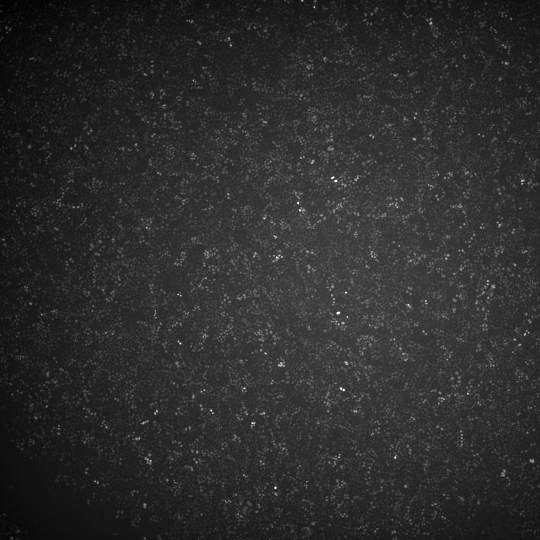
%> input picture 2015_Data/Wavelength1/wavelength 1 t00.tif, 540 x 540 px
$ octave Exe3_Main.m   (GNU Octave 9; MATLAB toolbox functions it lacks are replaced by stand-ins)
%> lines starting %> are read from the running program, lines starting %| are printed output that depends on the picture
%> further down, Original is the input picture: size 540x540 uint16; min 9075, max 65535, mean 19114
### 08-18-2015-ImageAnalysis/code/Exercise2/ImageStats.m
function [ MeanVal,MedianVal,StdVal ] = ImageStats( mImage )
%a function (in a new file) which calculatesthe mean,median,
% and standard deviation of an input image
% note: mean2 and std2 are specific for images
% we could also just slice entire image (see median)
    MeanVal = mean2(mImage);
%> MeanVal = 19114
    MedianVal = median(mImage(:));
%> MedianVal = 18964
    StdVal = std2(mImage);
%> StdVal = 2987.8
end

### 08-18-2015-ImageAnalysis/code/Exercise3/MyBgCorrect.m
function [ OriginalImage, BgCorrectedImage ] = MyBgCorrect( OriginalImage )
%Load in an image (see previous exercise)
%Background corrects the image, using either the mean or median
    % not using the median or standard deviayion
    [MeanV,~,~] = ImageStats(OriginalImage);
%> MeanV = 19114
    BgCorrectedImage = OriginalImage - MeanV;
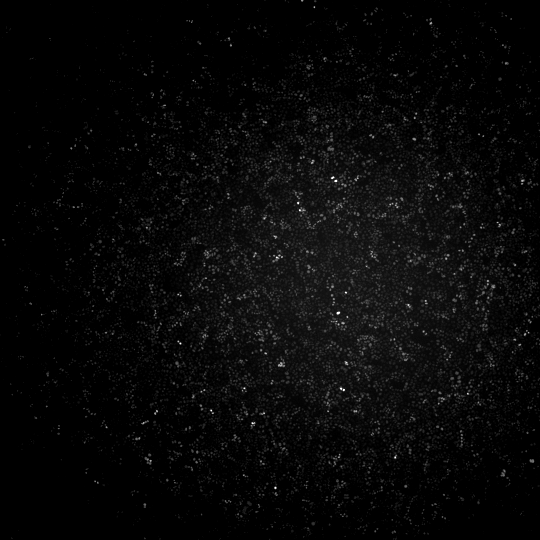
%> BgCorrectedImage: size 540x540 uint16; min 0, max 46421, mean 1491.6; drawn with min black and max white
end

### 08-18-2015-ImageAnalysis/code/Exercise3/Exe3_Main.m
clf;clear all;
mFile = '2015_Data/Wavelength1/wavelength 1 t00.tif';
Original = imread(mFile);
[Original,BgCorrect] = MyBgCorrect(Original);
subplot(1,2,1)
imshow(Original)
subplot(1,2,2)
imshow(BgCorrect)
